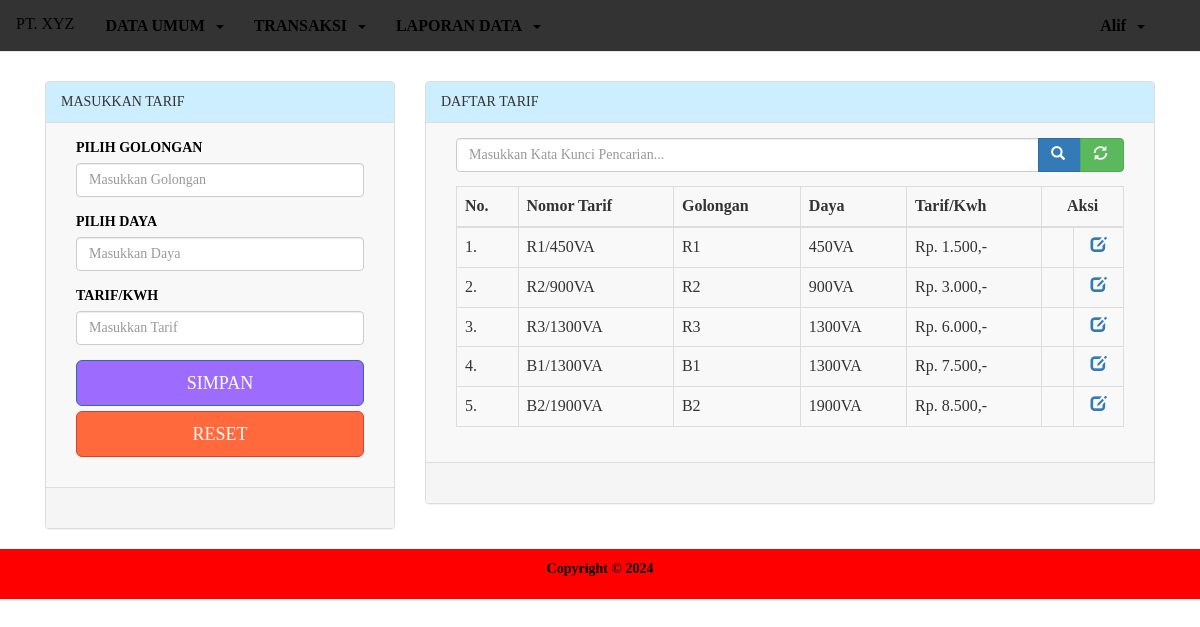
Screenshot of /ppob/menu_utama.php?menu=tarif (signed in) with the database file from the repository.
### tables this page shows
CREATE TABLE `tarif` (
  `id_tarif` int(11) NOT NULL,
  `no_tarif` varchar(20) NOT NULL,
  `golongan` varchar(10) NOT NULL,
  `daya` varchar(10) NOT NULL,
  `tarif_perkwh` double NOT NULL
);

### ppob/tarif.php (the view, shortened to what this page needs)
<?php
	$table = "tarif";
	if (isset($_POST['bcari'])) {
		$text = $_POST['tcari'];
		$cari = "WHERE id_tarif LIKE '%$text%' OR no_tarif LIKE '%$text%' OR daya LIKE '%$text%' OR golongan LIKE '%$text%' OR tarif_perkwh LIKE '%$text%'";
	}else{
		$cari="";
	}
?>
<!DOCTYPE html>
<html>
<head>
</head>
<body>
	<div class="container" style="color: black;font-family: Myriad Pro Light">
		<div class="row">
			<div class="col-md-12">
				<div class="col-md-4">
					<div class="panel panel-default">
						<?php if(!@$_GET['id']){ ?>
							<div class="panel-heading">MASUKKAN TARIF</div>
						<?php }else{ ?>
							<div class="panel-heading">UBAH TARIF</div>
						<?php } ?>
						<div class="panel-body">
							<form method="post">
								<div class="col-md-12">
									<div class="form-group">
										<label>PILIH GOLONGAN</label>
										<input type="text" name="golongan" class="form-control" placeholder="Masukkan Golongan" required value="<?php echo @$edit['golongan']; ?>" list="gol">
									</div>
									<div class="form-group">
										<label>PILIH DAYA</label>
										<input type="text" name="daya" class="form-control" placeholder="Masukkan Daya" required value="<?php echo @$edit['daya']; ?>" list="day">
									</div>
									<div class="form-group">
										<label>TARIF/KWH</label>
										<input type="text" name="tarif" class="form-control" placeholder="Masukkan Tarif" required value="<?php echo @$edit['tarif_perkwh']; ?>" onkeypress='return event.charCode >=48 && event.charCode <=57'>
									</div>
									<div class="form-group">
										<?php
										  if (@$_GET['id']=="") {?>
											<input type="submit" name="bsimpan" class="btn btn-primary btn-lg btn-block" value="SIMPAN"  style="background: #9e6bff;">
										  <?php }else{ ?>
											<input type="submit" name="bubah" class="btn btn-success btn-lg btn-block" value="UBAH" style="background: #00cc4c;">
										<?php } ?>
										<a href="?menu=tarif" class="btn btn-danger btn-lg btn-block" style="background: #ff693b;">RESET</a>
									</div>
								</div>
							</form>
						</div>
						<div class="panel-footer">&nbsp;</div>
					</div>
				</div>
				<div class="col-md-8">
					<div class="panel panel-default">
						<div class="panel-heading">DAFTAR TARIF</div>
						<div class="panel-body">
							<div class="col-md-12">
								<form method="post">
									<div class="input-group">
										<input type="text" name="tcari" class="form-control" value="<?php echo @$text ?>" placeholder="Masukkan Kata Kunci Pencarian...">
										<div class="input-group-btn">
											<button type="submit" name="bcari" class="btn btn-primary"><span class="glyphicon glyphicon-search"></span>&nbsp;</button>
											<button type="submit" name="refresh" class="btn btn-success"><span class="glyphicon glyphicon-refresh"></span>&nbsp;</button>
										</div>
									</div>
								</form>
							</div>
							<div class="col-md-12">
								<div class="table-responsive">
									<table class="table table-bordered table-striped table-hover">
										<thead>
											<th>No.</th>
											<th>Nomor Tarif</th>
											<th>Golongan</th>
											<th>Daya</th>
											<th>Tarif/Kwh</th>
											<th colspan="2"><center>Aksi</center></th>
										</thead>
										<tbody>
											<?php
												$no=0;
												$data = $aksi->tampil($table,$cari,"");
												if ($data=="") {
													$aksi->no_record(7);
												}else{
													foreach ($data as $r) {
														$cek = $aksi->cekdata("pelanggan WHERE id_tarif = '$r[id_tarif]'");
													$no++; ?>
													<tr>
														<td><?php echo $no; ?>.</td>
														<td><?php echo $r['no_tarif'] ?></td>
														<td><?php echo $r['golongan'] ?></td>
														<td><?php echo $r['daya'] ?></td>
														<td><?php $aksi->rupiah($r['tarif_perkwh']) ?></td>
														<?php
															if($cek > 0){?>
																<td>&nbsp;</td>
															<?php }else{ ?>
																<td align="center"><a href="?menu=tarif&hapus&id=<?php echo md5(sha1($r['id_tarif'])); ?>"><span class="glyphicon glyphicon-trash"></span></a></td>
															<?php }?>
														<td align="center"><a href="?menu=tarif&edit&id=<?php echo md5(sha1($r['id_tarif'])); ?>" ><span class="glyphicon glyphicon-edit"></span></a></td>
													</tr>
											<?php } } ?>
										 </tbody>
									</table>
								</div>
							</div>
						</div>
						<div class="panel-footer">&nbsp;</div>
					</div>
				</div>
			</div>
		</div>
	</div>
</body>
</html>

### library/fungsi.php (shortened to what this page needs)
<?php
	class oop{
		function tampil($table,$where,$cari){
			$sql = mysqli_query($GLOBALS["___mysqli_ston"], "SELECT * FROM $table $where $cari");
			while ($data = mysqli_fetch_array($sql))
				@$jalan[] = $data;
				return @$jalan;
		}
		function cekdata($table){
			$sql = mysqli_num_rows(mysqli_query($GLOBALS["___mysqli_ston"], "SELECT * FROM $table"));
			return $sql;
		}
		function rupiah($uang){
			echo "Rp. ".number_format($uang,0,',','.').",-";
		}
	}
?>

### css/style.css (style rules this page uses)
body { background-color: white; background-size:100%; background-attachment:fixed; margin:0; }
body, html { height: 100%; margin: 0; }

### ppob/tarif.php (style rules this page uses)
.panel-heading { background: #cceeff !important; }
.panel-body { background: #f7f8f7 !important; }

### rows the page displays
tarif: no_tarif "R1/450VA", golongan "R1", daya "450VA", tarif_perkwh "1.500"
tarif: no_tarif "R2/900VA", golongan "R2", daya "900VA", tarif_perkwh "3.000"
tarif: no_tarif "R3/1300VA", golongan "R3", daya "1300VA", tarif_perkwh "6.000"
tarif: no_tarif "B1/1300VA", golongan "B1", daya "1300VA", tarif_perkwh "7.500"
tarif: no_tarif "B2/1900VA", golongan "B2", daya "1900VA", tarif_perkwh "8.500"

### other values shown
$_SESSION['nama_manager'] "Alif"
